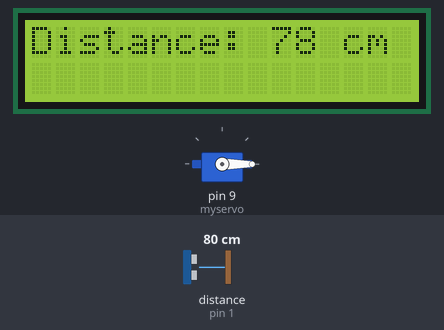
Bench run of a sketch on a simulated Arduino Uno, built with avr-gcc and run on an emulated ATmega328P. Shown: 16×2 character LCD, servo. Wiring (inferred from the names in the program): ultrasonic range finder: trigger pin 0; echo pin 1. Inputs (shaded band) come from the test bench; at power-on: distance to the obstacle (sensor on pin 1) 80 cm. The echo pulse lasts 58.3 µs per cm.

Above: at 1.2 s.
1.3 s: distance to the obstacle (sensor on pin 1) set to 53 cm
At 2.4 s:
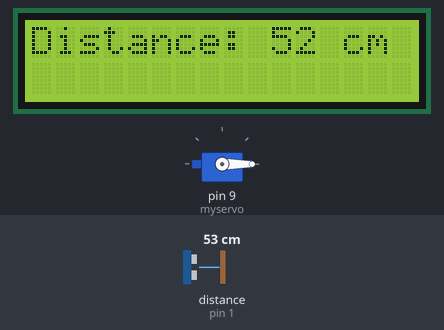
2.8 s: distance to the obstacle (sensor on pin 1) set to 45 cm
At 3.31 s:
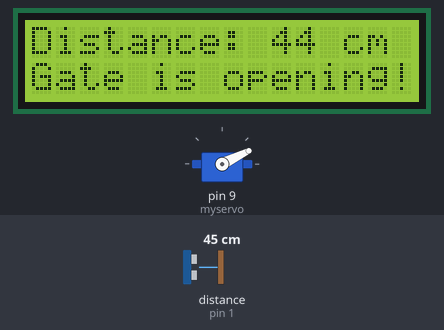
5.5 s: distance to the obstacle (sensor on pin 1) set to 60 cm
At 8.9 s:
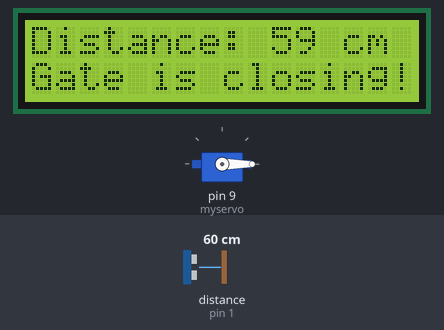
Timing chart, 0 to 10.4 s (numbered marks = the images above; inputs shaded):
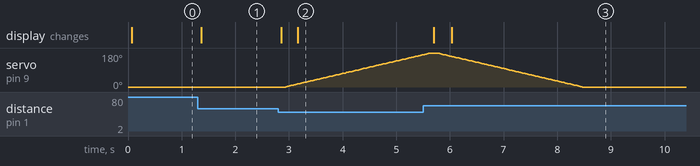

Measured:
- the behaviour switches between 51 and 50 cm on distance to the obstacle (sensor on pin 1) (found by bisection; images 1 and 2)
- after the input at 1.3 s, the display: changes after 0.07 s (image 1)
- after the input at 2.8 s, servo on pin 9 (myservo): moves from 0° to 170° over 2.5 s, starting after 0.14 s; the display: first changes after 0.06 s (image 2 shows a later state)
- after the input at 5.5 s, the display: first changes after 0.20 s (image 3 shows a later state)

The sketch:

GATE.ino
```cpp
#include <LiquidCrystal.h>
#include <Servo.h>

LiquidCrystal lcd(12, 11, 5, 4, 3, 2);

const int trigPin = 0;
const int echoPin = 1;

Servo myservo;

long duration;
int distanceCm;
bool doorOpen = false; // Track the state of the door

void setup() {
  lcd.begin(16, 2);
  pinMode(trigPin, OUTPUT);
  pinMode(echoPin, INPUT);
  myservo.attach(9);
  myservo.write(0); // Initialize door to closed position (0 degrees)
}

void loop() {
  // Measure distance using the ultrasonic sensor
  digitalWrite(trigPin, LOW);
  delayMicroseconds(2);
  digitalWrite(trigPin, HIGH);
  delayMicroseconds(10);
  digitalWrite(trigPin, LOW);

  duration = pulseIn(echoPin, HIGH);
  distanceCm = duration * 0.034 / 2;

  // Display the distance on the LCD
  lcd.setCursor(0, 0);
  lcd.print("Distance: ");
  lcd.print(distanceCm);
  lcd.print(" cm      ");
  delay(50);

  // Control the door based on the distance
  if (distanceCm < 50 && !doorOpen) {
    // Open the door (rotate servo to 180 degrees)
    lcd.setCursor(0,1);
    lcd.print("Gate is opening!");
    for (int pos = 0; pos <= 180; pos += 1) {
      myservo.write(pos);
      delay(15);
    }

    doorOpen = true; // Update door state to open
  } else if (distanceCm >= 50 && doorOpen) {
    // Close the door (rotate servo to 0 degrees)
    lcd.setCursor(0,1);
    lcd.print("Gate is closing!");
    for (int pos = 180; pos >= 0; pos -= 1) {
      myservo.write(pos);
      delay(15);
    }
    doorOpen = false; // Update door state to closed
  }

  delay(50);
}
```
